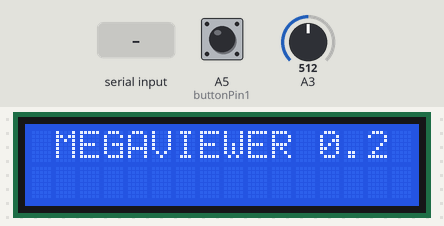
A sketch run on a simulated Arduino Uno, built with avr-gcc and run on an emulated ATmega328P. On the bench: 16×2 character LCD. Inputs (shaded band) come from the test bench; at power-on: A5 (buttonPin1) LOW, A3 = 512. What the sketch prints to the serial monitor is not drawn.

Above: at 0.1 s.
4.5 s: "1" received over Serial
At 6.1 s:
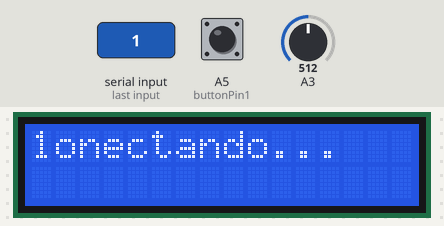
7.5 s: A5 (buttonPin1) pulled HIGH for 0.2 s
At 8.3 s:
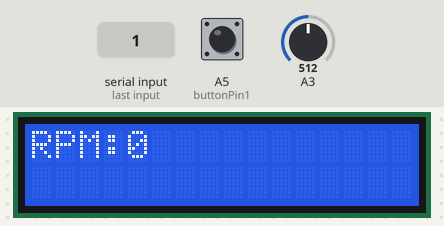
9.2 s: A5 (buttonPin1) pulled HIGH for 1 s
At 10.4 s:
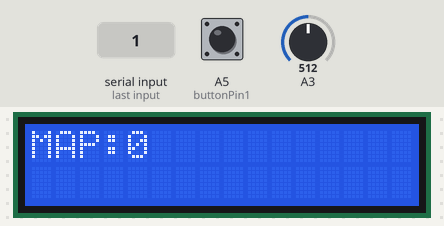
11.7 s: A5 (buttonPin1) pulled HIGH for 0.2 s
At 13.0 s:
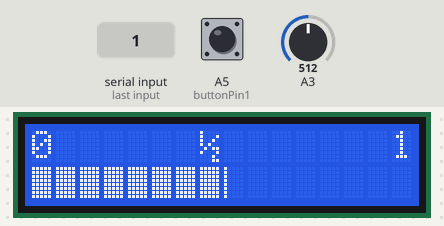
13.4 s: A5 (buttonPin1) pulled HIGH for 3.2 s
At 14.8 s:
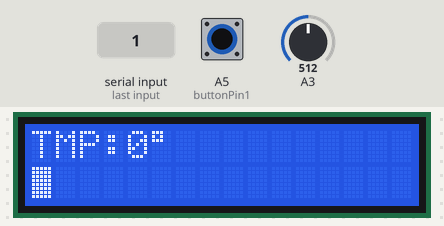
18.1 s: A5 (buttonPin1) pulled HIGH for 0.2 s
At 18.9 s:
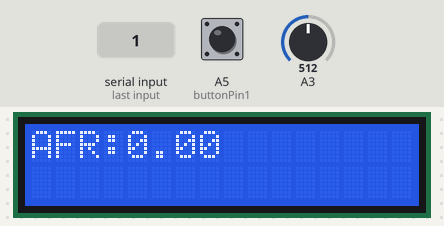
Timing chart, 0 to 20.8 s (numbered marks = the images above; inputs shaded):
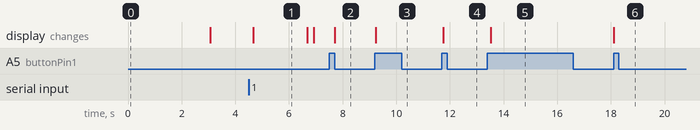

Measured:
- after the input at 4.5 s, the display: changes after 0.17 s (image 1)
- after the input at 7.5 s, the display: changes after 0.20 s (image 2)
- after the input at 9.2 s, the display: changes at once (image 3)
- after the input at 11.7 s, the display: changes after 0.05 s (image 4)
- after the input at 13.4 s, the display: changes after 0.13 s (image 5)
- after the input at 18.1 s, the display: changes at once (image 6)
- what the display in image 1 shows lasts 2.0 s, from 4.7 s to 6.7 s

The sketch:

coreMS1.ino
```cpp
// Megasquirt Viewer
// A project made to display significant information through Megasquirt-I into an HD44780 based display

#include <LiquidCrystal.h>
LiquidCrystal lcd(2, 3, 4, 5, 6, 7);
int temperatura[]={435 ,369 ,334 ,311 ,294 ,281 ,270 ,260 ,252 ,245 ,239 ,233 ,228 ,223 ,218 ,214 ,210 ,207 ,203 ,200 ,197 ,194 ,191 ,189 ,186 ,184 ,182 ,179 ,177 ,175 ,173 ,171 ,169 ,168 ,166 ,164 ,162 ,161 ,159 ,158 ,156 ,155 ,153 ,152 ,151 ,149 ,148 ,147 ,145 ,144 ,143 ,142 ,141 ,139 ,138 ,137 ,136 ,135 ,134 ,133 ,132 ,131 ,130 ,129 ,128 ,127 ,126 ,125 ,124 ,123 ,122 ,121 ,121 ,120 ,119 ,118 ,117 ,116 ,115 ,115 ,114 ,113 ,112 ,111 ,111 ,110 ,109 ,108 ,108 ,107 ,106 ,105 ,105 ,104 ,103 ,102 ,102 ,101 ,100 ,100 ,99 ,98 ,97 ,97 ,96 ,95 ,95 ,94 ,93 ,93 ,92 ,91 ,91 ,90 ,89 ,89 ,88 ,87 ,87 ,86 ,85 ,85 ,84 ,84 ,83 ,82 ,82 ,81 ,80 ,80 ,79 ,78 ,78 ,77 ,77 ,76 ,75 ,75 ,74 ,73 ,73 ,72 ,72 ,71 ,70 ,70 ,69 ,68 ,68 ,67 ,67 ,66 ,65 ,65 ,64 ,63 ,63 ,62 ,61 ,61 ,60 ,60 ,59 ,58 ,58 ,57 ,56 ,56 ,55 ,54 ,54 ,53 ,52 ,52 ,51 ,50 ,50 ,49 ,48 ,48 ,47 ,46 ,46 ,45 ,44 ,43 ,43 ,42 ,41 ,41 ,40 ,39 ,38 ,38 ,37 ,36 ,35 ,35 ,34 ,33 ,32 ,31 ,30 ,30 ,29 ,28 ,27 ,26 ,25 ,24 ,23 ,23 ,22 ,21 ,20 ,19 ,18 ,17 ,16 ,15 ,13 ,12 ,11 ,10 ,9 ,8 ,6 ,5 ,4 ,2 ,1 ,0 ,-1 ,-3 ,-4 ,-6 ,-8 ,-10 ,-11 ,-13 ,-16 ,-18 ,-20 ,-23 ,-26 ,-29 ,-32 ,-36 ,-40 ,-45 ,-51 ,-58 ,-68 ,-85};
boolean ini=false;
int i=0,readB,hiResRPM;
double iTimeFull,iTimeX,iTimeL,iTimeM, afr, lambda, battv;
int clt, cltF, mapp, avance, nivel = 0, iat, iatF;
int buttonPin1=A5, buttonState1, buttonLastState1, screenNumber, shiftPin=11;
boolean launchcontrol, boostcontrol;

byte senial1[8] = {
  B10000,
  B10000,
  B10000,
  B10000,
  B10000,
  B10000,
  B10000,
  B10000,
};

byte senial2[8] = {
  B11000,
  B11000,
  B11000,
  B11000,
  B11000,
  B11000,
  B11000,
  B11000,
};

byte senial3[8] = {
  B11100,
  B11100,
  B11100,
  B11100,
  B11100,
  B11100,
  B11100,
  B11100,
};

byte senial4[8] = {
  B11110,
  B11110,
  B11110,
  B11110,
  B11110,
  B11110,
  B11110,
  B11110,
};

byte senial5[8] = {
  B11111,
  B11111,
  B11111,
  B11111,
  B11111,
  B11111,
  B11111,
  B11111,
};

byte unmedio[8] = {
  B10000,
  B10001,
  B10010,
  B10100,
  B01011,
  B10001,
  B00010,
  B00011,
};

byte trescuartos[8] = {
  B11000,
  B01000,
  B11000,
  B01011,
  B11000,
  B00101,
  B00111,
  B00001,
};

byte uncuarto[8] = {
  B10000,
  B10001,
  B10010,
  B10100,
  B01000,
  B10101,
  B00111,
  B00001,
};

void setup() {
  lcd.createChar(1, senial1);
  lcd.createChar(2, senial2);
  lcd.createChar(3, senial3);
  lcd.createChar(4, senial4);
  lcd.createChar(5, senial5);
  lcd.createChar(6, unmedio);
  lcd.begin(16,2);
  lcd.print(" MEGAVIEWER 0.2");
  lcd.setCursor(0, 1);
  delay(3000);
  lcd.setCursor(0, 0);
  lcd.print("Conectando...   ");
  Serial.begin(9600);
  while(!ini){
    Serial.write('T');
    delay(200);
    if(Serial.available()>0)
      lcd.setCursor(0,1);
    while(Serial.available()>0){
      ini=true;
      lcd.setCursor(i%16, i/16);
      lcd.write(Serial.read());
      i++;
    }
  }
  delay(2000);
  lcd.clear();
}

void shifts() {
 if(afr>14 && mapp>90 && hiResRPM>2000) {
   digitalWrite(shiftPin, HIGH);
 } else {
   digitalWrite(shiftPin, LOW);
 }
}

float boostcalc() {
  float boost = (mapp*(.00488)/(.022)*(0.147)-1.3);
  return boost;
}


void getmegadata() {
   if(Serial.available()>0)
    Serial.flush();
  Serial.print('R');
  i=0;
  delay(100);

  if(Serial.available()<39)
    delay(100);
  else if (Serial.available()==39){
    lcd.home();
    for(i=0;i<39;i++){
      readB=Serial.read();
      switch(i){

        case 23: //LSB for hi-res RPM
          iTimeL = readB;
        break;
        case 22:
          iTimeM = readB;
        break;

        case 13: //hi-res RPM
          iTimeFull = ((iTimeX*65536)+(iTimeM*256)+iTimeL);
          hiResRPM = (60000000*2/(iTimeFull*4));
        break;

        case 5: //IAT
          iatF=temperatura[readB]; //Obtengo la temperatura en Fahrenheit
          iat=(iatF - 32)* 5/9; //La convierto a Celsius
        break;

        case 6: //CLT
          cltF=temperatura[readB]; //Obtengo la temperatura en Fahrenheit
          clt=(cltF - 32)* 5/9; //La convierto a Celsius
        break;

        case 4: //MAP
          mapp=readB;
        break;

        case 24: //Avance
          avance=(int)((readB*0.352)-10);
        break;

        case 8:
          battv = (readB / 255.0 * 30.0);
        break;

        case 9: // AFR
          afr = (10 + (readB * 0.039216));
          lambda = afr/14.7; //Por las dudas
        break;

        case 31: // Booster
          if(bitRead(readB,3))
            boostcontrol=1;
        break;

        case 34: // Launch
          if(bitRead(readB,3))
            launchcontrol=1;
        break;

        case 37: //MSB for hi-res RPM
          iTimeX = readB;
        break;

    }
  }
}else {
    lcd.setCursor(0,1);
    lcd.print("error:"+Serial.available());
    serialFlush();
  }
  delay(50);
}


void loop() {
  getmegadata();
  shifts();
  buttonState1 = digitalRead(buttonPin1);

  if (buttonState1 != buttonLastState1) {
    if (buttonState1 == HIGH) {
      screenNumber++;
      lcd.clear();
      if (screenNumber >= 7) {
  screenNumber = 0;
      }
    }
  }
  buttonLastState1 = buttonState1;
  if (screenNumber == 0) {
    Screen1();
  }
  if (screenNumber == 1) {
    Screen2();
  }
  if (screenNumber == 2) {
    Screen3();
  }
  if (screenNumber == 3) {
    Screen4();
  }
  if (screenNumber == 4) {
    Screen5();
  }
  if (screenNumber == 5) {
    Screen6();
  }
  if (screenNumber == 6) {
    Screen7();
  }
}

void serialFlush(void){
  while(Serial.available()>0)
    Serial.read();
}

void Screen1() {
  lcd.setCursor(0, 0);
  lcd.print("RPM:");
  lcd.print("     ");
  lcd.setCursor(4, 0);
  lcd.print(hiResRPM);
  lcd.setCursor(9, 0);
  lcd.print("MAP:");
  lcd.print("     ");
  lcd.setCursor(13, 0);
  lcd.print(mapp);
  lcd.setCursor(0, 1);
  lcd.print("ADV:");
  lcd.print("     ");
  lcd.setCursor(4, 1);
  lcd.print(avance);
  lcd.print((char)223);
  lcd.setCursor(9, 1);
  lcd.print("TMP:");
  lcd.print("     ");
  lcd.setCursor(13, 1);
  lcd.print(clt);
  lcd.print((char)223);
}

void Screen2() {
  lcd.setCursor(0, 0);
  lcd.print("RPM:");
  lcd.print("     ");
  lcd.setCursor(4, 0);
  lcd.print(hiResRPM);
  lcd.print("");
  nivelgraph(map(hiResRPM,600,7800,1,90));
}

void Screen3() {
  lcd.setCursor(0, 0);
  lcd.print("MAP:");
  lcd.print("     ");
  lcd.setCursor(4, 0);
  lcd.print(mapp);
  lcd.print("");
}

void Screen4() {
  lcd.setCursor(0,0);
  lcd.print("0");
  lcd.setCursor(7,0);
  lcd.write(byte(6));
  lcd.setCursor(15,0);
  lcd.print("1");
  nivel = analogRead(A3);
  int nivelnum = (nivel / 12.8);
  nivelgraph(nivelnum);
}

void Screen5() {
  lcd.setCursor(0, 0);
  lcd.print("TMP:");
  lcd.print("    ");
  lcd.setCursor(4, 0);
  lcd.print(clt);
  lcd.print((char)223);
  lcd.print("");
  nivelgraph(map(clt,10,110,1,90));
}

void Screen6() {
  lcd.setCursor(0, 0);
  lcd.print("AFR:");
  lcd.print("    ");
  lcd.setCursor(4, 0);
  lcd.print(afr);
  lcd.print("");
  nivelgraph(map(afr,10,20,1,90));
}

void Screen7() {
  lcd.setCursor(0, 0);
  lcd.print("BAT:");
  lcd.print("    ");
  lcd.setCursor(4, 0);
  lcd.print(battv);
  lcd.print("");
  nivelgraph(map(battv,10,16,1,90));
}

void nivelgraph(int lineas){
  int bloque = (lineas / 5);
  int linea = (lineas % 5);
  lcd.setCursor(0, 1);
  for (int i=0; i<bloque;i++) {
    lcd.write(byte(5));  //Imprimo bloque entero
  }
  lcd.write(byte(linea + 1));
  for (int i=(bloque + 1); i<17; i ++) {
    lcd.print(" "); //Limpio espacios cuando voy para atras
  }
}
```
